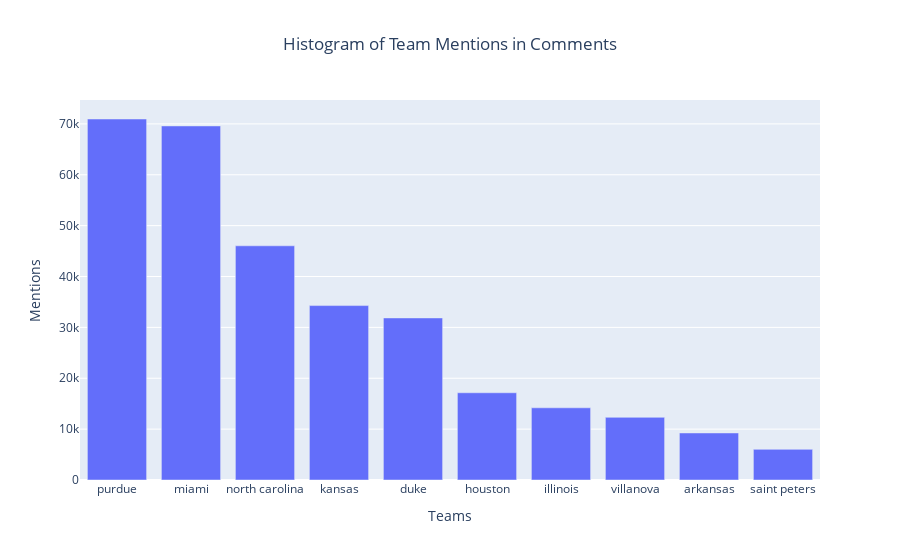

Write notebook code for a chart like this one.
### Markdown cell above
The graph presents a striking observation: Miami is mentioned markedly more often than other teams, a notably unexpected finding. Additionally, it reveals that the comment mention counts for Kansas, the 2022 champion, North Carolina, the runner-up, and the consistently strong Purdue, significantly exceed those of other teams. This aligns with typical expectations and highlights their prominence in discussions.

### Code cell
# Create the interactive Histogram for Comments Counts
fig2 = px.bar(comments_counts_long, x='Teams', y='Mentions', title='Histogram of Team Mentions in Comments')

fig2.update_layout(
    xaxis_title='Teams',
    yaxis_title='Mentions',
    xaxis={'categoryorder':'total descending'},
    title_x=0.5
)

fig2.show()

### Figure 1 — Plotly figure (JSON) as saved in the notebook; plotly's stock layout.template omitted (floating-point values rounded to 4 significant figures)
{"data": [{"alignmentgroup": "True", "hovertemplate": "Teams=%{x}<br>Mentions=%{y}<extra></extra>", "legendgroup": "", "marker": {"color": "#636efa", "pattern": {"shape": ""}}, "name": "", "offsetgroup": "", "orientation": "v", "showlegend": false, "textposition": "auto", "type": "bar", "x": ["houston", "kansas", "villanova", "duke", "arkansas", "saint peters", "north carolina", "miami", "purdue", "illinois"], "xaxis": "x", "y": [17144, 34285, 12317, 31856, 9246, 6020, 46033, 69595, 70959, 14189], "yaxis": "y"}], "layout": {"autosize": true, "barmode": "relative", "legend": {"tracegroupgap": 0}, "title": {"text": "Histogram of Team Mentions in Comments", "x": 0.5}, "xaxis": {"anchor": "y", "autorange": true, "categoryorder": "total descending", "domain": [0, 1], "range": [-0.5, 9.5], "title": {"text": "Teams"}, "type": "category"}, "yaxis": {"anchor": "x", "autorange": true, "domain": [0, 1], "range": [0, 74690.0], "title": {"text": "Mentions"}, "type": "linear"}}}
